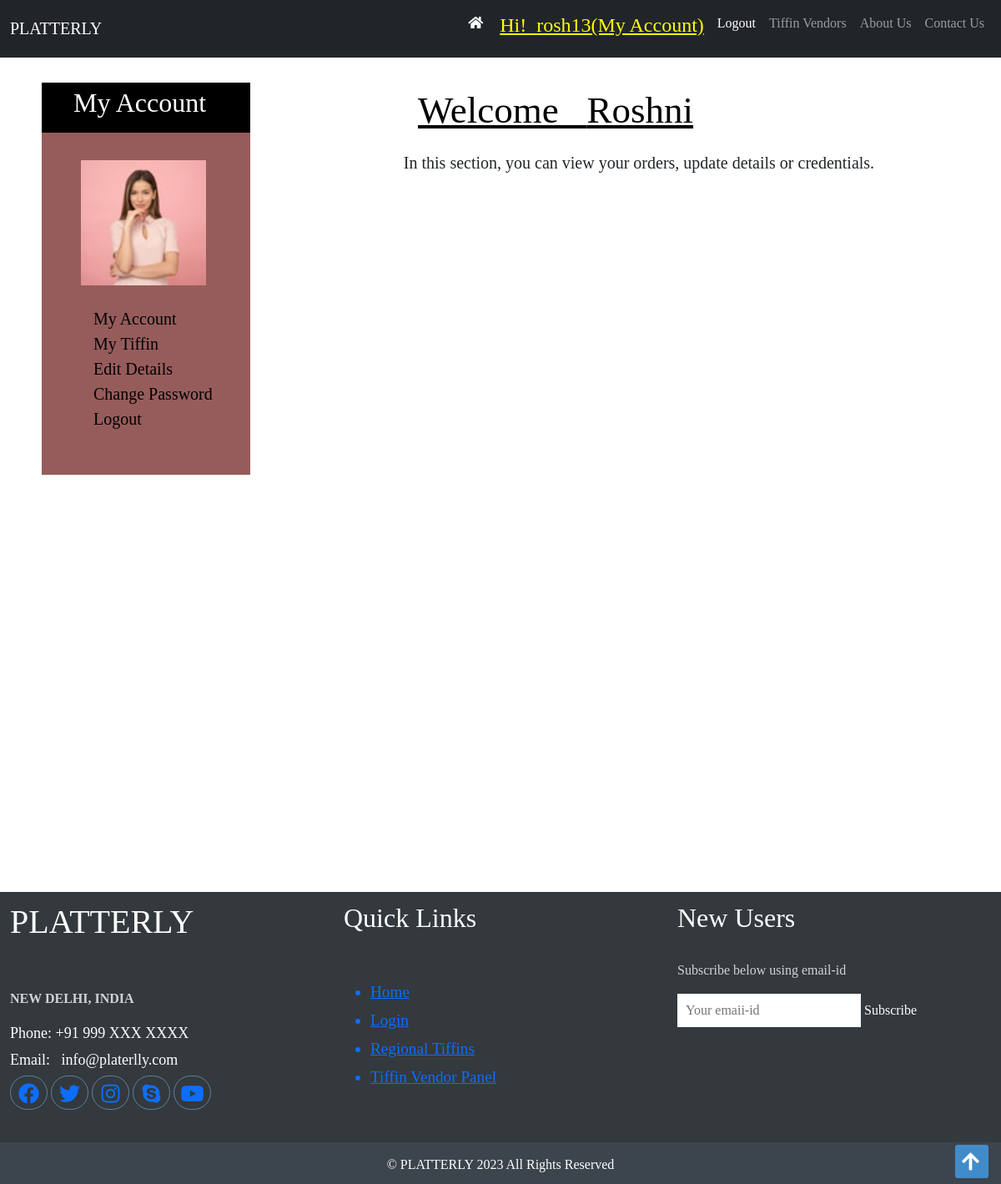
Page /customers/my_acc.php (signed in) on the committed database.
### tables this page shows
CREATE TABLE `customers` (
  `C_Id` int(100) NOT NULL,
  `C_Ip` varchar(255) NOT NULL,
  `C_Name` text NOT NULL,
  `C_user` varchar(100) NOT NULL,
  `C_Image` text NOT NULL,
  `C_email` varchar(100) NOT NULL,
  `C_pass` varchar(100) NOT NULL,
  `C_address` varchar(200) NOT NULL,
  `C_district` text NOT NULL,
  `C_contact` bigint(20) NOT NULL
);

### customers/my_acc.php (the view, shortened to what this page needs)
<!DOCTYPE html>
<?php
include("includes/db.php");
?>
<html lang="en">
<head>
    <link rel="stylesheet" href="css/my_acc.css">
    <link rel="stylesheet" href="https://cdnjs.cloudflare.com/ajax/libs/font-awesome/5.15.3/css/all.min.css" />
    <link href="https://cdn.jsdelivr.net/npm/bootstrap@5.0.2/dist/css/bootstrap.min.css" rel="stylesheet">
</head>
<body>
    <nav class="navbar navbar-expand-lg navbar-dark bg-dark">
        <div class="container-fluid">
        <a class="navbar-brand" href="#">PLATTERLY</a>
        <div class="d-flex">
          <div class="collapse navbar-collapse" id="navbarSupportedContent">
            <ul class="navbar-nav me-auto mb-2 mb-lg-0">
            <li class="nav-item">
                <a class="nav-link active" aria-current="page" href="../index.php"><i class="fas fa-home"></i>&nbsp;</a>
              </li>
              <li class="nav-item">
                <?php
					        if(isset($_SESSION['user'])){
						        echo" <a class='nav-link active' href='my_acc.php'><h4 style='color:yellow;text-decoration:underline;'>Hi! &nbsp;".$_SESSION['user'].'(My Account)'."</h4></a>";
					        }
					        else {
						        echo"<a class='nav-link' href='login.php'>Login</a>";
					        }
				        ?>
				      </li>
              <li class="nav-item">
                <?php
					        if(isset($_SESSION['user'])){
						        echo" <a class='nav-link active' href='logout.php'>Logout</a>";
					        }
                ?>
              </li>
              <li><a class='nav-link' href='../regional.php'>Tiffin Vendors</a></li>
              <li class="nav-item">
                <a class="nav-link" href="../about.html">About Us</a>
              </li>
              <li class="nav-item">
                <a class="nav-link" href="#">Contact Us</a>
              </li>
            </ul>
           </div>
          </div>
        </div>
      </nav>
    <div class="page-wrapper">
      <div class="content clearfix">
       <div class="user-bg">
       <div class="box-2">
            <div><h2 style="background:black; color:white; height:60px; padding:5px 38px;">My Account</h2></div>
            <ul id="account_det">
                <?php
					if(isset($_SESSION['user'])){
                    $c_user = $_SESSION['user'];
                    $get_img = "select * from customers where C_user='$c_user'";
                    $run_img = mysqli_query($con, $get_img);
                    $row_img = mysqli_fetch_array($run_img);
                    $c_image = $row_img['C_Image'];
                    echo "<img src='images/$c_image' width='150' height='150'alt='User Image'/>";
			        }
		        ?>
            <li><a href="my_acc.php">My Account</a></li>
            <li><a href="my_acc.php?my_tiffin">My Tiffin</a></li>
            <li><a href="my_acc.php?edit_acc">Edit Details</a></li>
            <li><a href="my_acc.php?change_pass">Change Password</a></li>
            <li><a href="logout.php">Logout</a></li>
            </ul>
        </div>
        <div class="box-3">
            <ul>
                <li>
                <?php
                  if(isset($_SESSION['user'])){
                    $c_user = $_SESSION['user'];
                    $get_det = "select * from customers where C_user='$c_user'";
                    $run_det = mysqli_query($con, $get_det);
                    $row_det = mysqli_fetch_array($run_det);
                    $c_name = $row_det['C_Name'];
                    echo" <a class='nav-link' href='#'><h2 style='text-decoration:underline;'>Welcome &ensp;".$c_name."</h2></a>
                    <h5>In this section, you can view your orders, update details or credentials.</h5>
                    ";
                  }
                ?>
                </li>
            </ul>
        </div>
        </div>
         </div>
       </div>
   <div class="footer">
             <div class="footer-content">
                 <div class="footer-section about">
                     <h1 class="logo-text" style="text-align: left">PLATTERLY</h1><br><br>
                     <p> <b>NEW DELHI, INDIA</b> </p>
                     <div class="contact">
                         <p> Phone: +91 999 XXX XXXX </p>
                         <p>Email: &nbsp; info@platerlly.com </p>
                     </div>
                     <div class="socials">
                         <a href="#"><i class= "fab fa-facebook"></i></a>
                         <a href="#"><i class= "fab fa-twitter"></i></a>
                         <a href="#"><i class= "fab fa-instagram"></i></a>
                         <a href="#"><i class= "fab fa-skype"></i></a>
                         <a href="#"><i class= "fab fa-youtube"></i></a>
                     </div>
                 </div>
                 <div class="footer-section links">
                     <h2> Quick Links </h2>
                     <br> </br>
                     <ul>
                         <a href="index.php">
                             <li>Home</li>
                         </a>
                         <a href="#">
                             <li>Login</li>
                         </a>
                         <a href="#">
                             <li>Regional Tiffins</li>
                         </a>
                         <a href="#">
                             <li>Tiffin Vendor Panel</li>
                         </a>
                     </ul>
                 </div>
                 <div class="footer-section subscibe">
                     <h2>New Users</h2> <br>
                     <p> Subscribe below using email-id </p>
                     <form action="subscribe.html" method="post">
                         <input type="email" name="email" class="text-input sub-input" placeholder="Your emaii-id">
                         <button type="button" class="btn-big">Subscribe</button>
                     </form>
                 </div>
             </div>
             <div class="footer-bottom">
                 &copy; PLATTERLY 2023 All Rights Reserved
             </div>
     <a href="#" class="back-to-top"><i class="fas fa-arrow-up"></i><i class="icofont-simple-up"></i></a>
</body>
</html>

### customers/css/my_acc.css (style rules this page uses)
* { margin: 0; padding: 0; box-sizing: border-box; font-family: 'Franklin'; }
body { padding: 0px; margin: 0px; background: white; }
a { text-decoration: none; color: white; }
.page-wrapper { min-height: 1000px; }
.box-3 ul { list-style-type: none; display: flex; flex-wrap: wrap; justify-content: center; text-align: center; }
.box-3 ul li h2 { margin-top: 20px; margin-right: 200px; color: rgb(0, 0, 0); padding: 8px; font-size: 45px; }
.user-bg { background-color: #ffffff; margin-top: 0px; min-height: 1000px; }
h1 { text-align: center; margin-top: 20px; font-size: 35px; color: rgb(0,0,205); }
.box-2 { background-color: rgb(150, 92, 92); float:left; width: 250px; height: 470px; margin-left: 50px; margin-top: 30px; }
.box-2 img { margin: 25px 15px; }
.box-2 li { list-style-type: none; }
.box-2 li a { text-decoration: none; padding-top: 3px; margin-left: 30px; text-align: right; letter-spacing: 1; font-size: 20px; font-weight: 450; color: rgb(0, 0, 3); }
.footer { background: #33393d; color: #d3d3d3; height: 350px; position: relative; }
.footer .footer-content { height: 350px; display: flex; }
.footer .footer-content .footer-section { flex: 1; padding: 12px; }
.footer .footer-content h1, h2 { color: white; text-align: left; }
.footer .footer-content .about .contact p { display: block; color: white; font-size: 18px; margin-bottom: 5px; }
.footer .footer-content .footer-section .socials a { border: 1px solid #6180a3; width: 45px; height: 41px; padding-top: 3px; text-align: center; display: inline-block; font-size: 25px; border-radius: 30px; }
.footer .footer-content .links ul a { display: block; margin-bottom: 5px; font-size: 1.2em; transition: all .3s; }
.sub-input { background: white; color: white; margin-bottom: 0px; padding: 10px; height: 40px; size: 50px; border: none; }
.btn-big { background: #33393d; color: white; border: none; padding: 2.5rem, 1.3rem; line-height: 1.4rem; }
.footer .footer-bottom { background: #3c444d; color: #ffffff; height: 50px; width: 100%; text-align: center; position: absolute; bottom: 0px; left: 0px; padding-top: 15px; padding-bottom: 10px; }
.back-to-top { position: fixed; width: 40px; height: 40px; border-radius: 3px; bottom: 7px; right: 15px; background: #428bca; color: #fff; transition: display o.5s ease-in-out; z-index: 99999 }
.back-to-top i { font-size: 24px; position: absolute; top: 8px; left: 8px; }

### rows in the picture
customers: C_Image (picture), C_Name "Roshni"

### other values in the picture
$_SESSION['user'] "rosh13"
